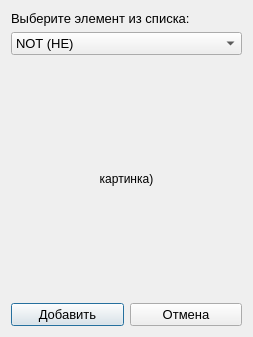
<?xml version="1.0" encoding="UTF-8"?>
<ui version="4.0">
 <class>Dialog</class>
 <widget class="QDialog" name="Dialog">
  <property name="geometry">
   <rect>
    <x>0</x>
    <y>0</y>
    <width>253</width>
    <height>337</height>
   </rect>
  </property>
  <property name="windowTitle">
   <string>Dialog</string>
  </property>
  <layout class="QVBoxLayout" name="verticalLayout" stretch="0,0,1,0">
   <item>
    <widget class="QLabel" name="label">
     <property name="font">
      <font>
       <pointsize>10</pointsize>
      </font>
     </property>
     <property name="text">
      <string>Выберите элемент из списка:</string>
     </property>
    </widget>
   </item>
   <item>
    <widget class="QComboBox" name="selector">
     <property name="font">
      <font>
       <pointsize>10</pointsize>
      </font>
     </property>
     <item>
      <property name="text">
       <string>NOT (НЕ)</string>
      </property>
     </item>
     <item>
      <property name="text">
       <string>AND (И)</string>
      </property>
     </item>
     <item>
      <property name="text">
       <string>OR (ИЛИ)</string>
      </property>
     </item>
     <item>
      <property name="text">
       <string>Input (Входная переменная)</string>
      </property>
     </item>
    </widget>
   </item>
   <item>
    <widget class="QLabel" name="picture">
     <property name="text">
      <string>картинка)</string>
     </property>
     <property name="alignment">
      <set>Qt::AlignCenter</set>
     </property>
    </widget>
   </item>
   <item>
    <layout class="QHBoxLayout" name="horizontalLayout" stretch="1,1">
     <item>
      <widget class="QPushButton" name="buttonConfirm">
       <property name="font">
        <font>
         <pointsize>10</pointsize>
        </font>
       </property>
       <property name="focusPolicy">
        <enum>Qt::TabFocus</enum>
       </property>
       <property name="text">
        <string>Добавить</string>
       </property>
      </widget>
     </item>
     <item>
      <widget class="QPushButton" name="buttonCancel">
       <property name="font">
        <font>
         <pointsize>10</pointsize>
        </font>
       </property>
       <property name="text">
        <string>Отмена</string>
       </property>
      </widget>
     </item>
    </layout>
   </item>
  </layout>
 </widget>
 <resources/>
 <connections/>
</ui>
